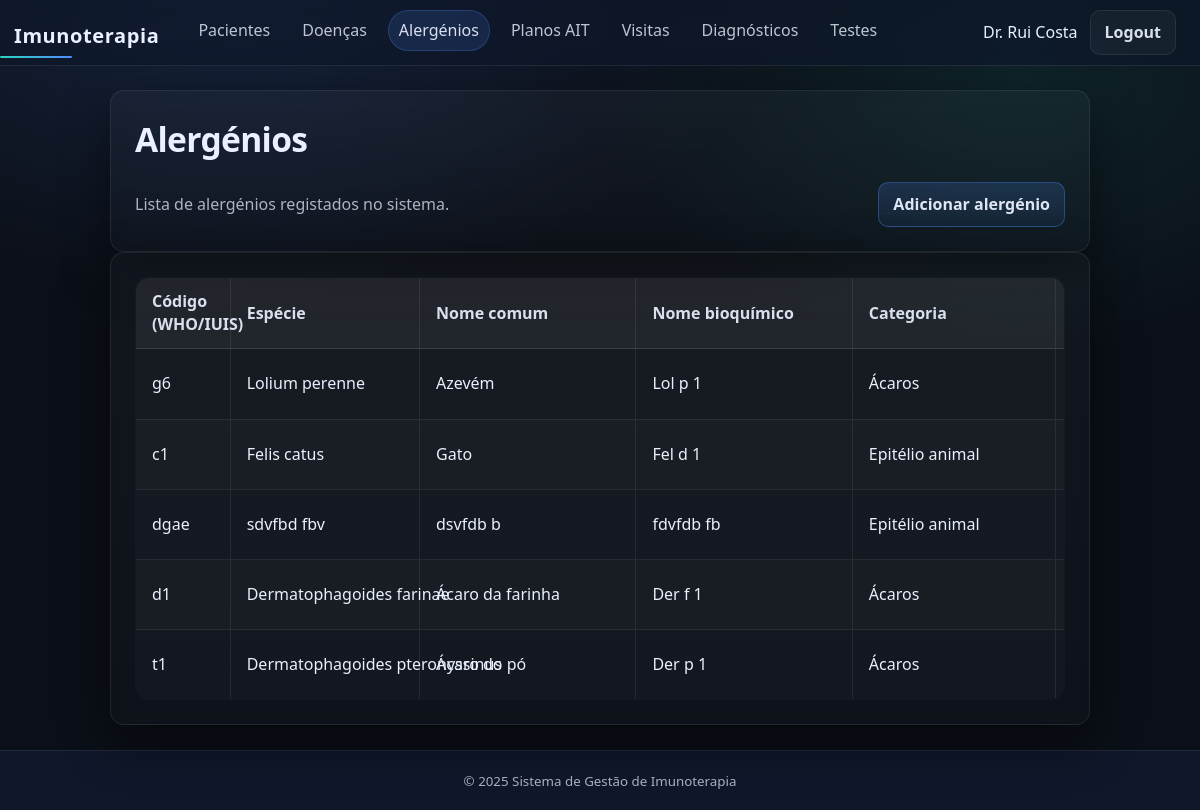
Screenshot of /php/public/allergens.php (signed in) with the database file from the repository.
### tables this page shows
CREATE TABLE "Alergénios" (
  "código_who_iuis" TEXT PRIMARY KEY,       -- ex: t1, g6
  "espécie"         TEXT NOT NULL,
  "nome_comum"      TEXT NOT NULL,
  "nome_bioquímico" TEXT,
  "categoria"       TEXT NOT NULL            -- ex: mite/pollen/food
);

### php/public/allergens.php (the view, shortened to what this page needs)
<?php
require_once __DIR__ . '/../../includes/config.php';
$CATEGORY_LABELS = [
  'pollen' => 'Pólen',
  'mite'   => 'Ácaros',
  'dander' => 'Epitélio animal',
];
$allergens = $pdo->query('
  SELECT
    "código_who_iuis",
    "espécie",
    "nome_comum",
    "nome_bioquímico",
    "categoria"
  FROM "Alergénios"
  ORDER BY "nome_comum" ASC
')->fetchAll();
require_once __DIR__ . '/../../includes/header.php';
?>
<section class="card">
  <h1>Alergénios</h1>
  <div style="display:flex; gap:10px; align-items:center; justify-content:space-between; flex-wrap:wrap;">
    <p style="margin:0;">Lista de alergénios registados no sistema.</p>
    <a class="btn btn-primary" href="<?= $BASE_URL ?>/allergen_create.php">Adicionar alergénio</a>
  </div>
</section>
<section class="card">
  <table class="table table-compact">
    <thead>
      <tr>
        <th>Código (WHO/IUIS)</th>
        <th>Espécie</th>
        <th>Nome comum</th>
        <th>Nome bioquímico</th>
        <th>Categoria</th>
        <th>Ações</th>
      </tr>
    </thead>
    <tbody>
      <?php foreach ($allergens as $a): ?>
        <tr>
          <td><?= htmlspecialchars($a['código_who_iuis']) ?></td>
          <td><?= htmlspecialchars($a['espécie']) ?></td>
          <td><?= htmlspecialchars($a['nome_comum']) ?></td>
          <td><?= htmlspecialchars($a['nome_bioquímico'] ?? '—') ?></td>
              <? $cat = (string)($a['categoria'] ?? ''); ?>
          <td><?= htmlspecialchars($CATEGORY_LABELS[$cat] ?? $cat) ?></td>
           <td>
          </td>
        </tr>
      <?php endforeach; ?>
    </tbody>
  </table>
</section>
<?php require_once __DIR__ . '/../../includes/footer.php'; ?>

### php/public/css/base.css (style rules this page uses)
* { margin:0; padding:0; box-sizing:border-box; }
html, body { height:100%; font-family: var(--font); background: radial-gradient(900px 500px at 20% 0%, rgba(79,140,255,.16), transparent 60%), radial-gradient(800px 500px at 85% 10%, rgba(45,212,191,.10), transparent 55%), var(--bg); color: var(--text); line-height: 1.45; }
a { color: var(--primary); text-decoration:none; }
h1 { font-size:2.1rem; letter-spacing:-.02em; margin: 0 0 var(--s-2) 0; }
p { color: var(--muted); line-height: 1.6; margin: 0 0 var(--s-2) 0; }
.card { background: linear-gradient(180deg, rgba(255,255,255,.03), rgba(255,255,255,.015)); border:1px solid var(--border); border-radius: var(--r-2); padding: var(--s-5); box-shadow: var(--shadow); backdrop-filter: blur(6px); }
body { min-height: 100vh; display: flex; flex-direction: column; }

### php/public/css/components.css (style rules this page uses)
.btn { appearance: none; border: 1px solid var(--border); background: rgba(255,255,255,.04); color: rgba(234,240,255,.92); padding: 10px 14px; border-radius: 10px; font-weight: 600; cursor: pointer; transition: background .2s ease, border-color .2s ease, transform .1s ease; }
.btn-primary { background: linear-gradient( 180deg, rgba(79,140,255,.18), rgba(79,140,255,.08) ); border-color: rgba(79,140,255,.35); color: rgba(234,240,255,.95); }
.card table, .table { width: 100%; border-collapse: collapse; table-layout: auto; background: rgba(255,255,255,.02); border: 1px solid var(--border); border-radius: var(--r-2); overflow: hidden; }
.card table th, .card table td, .table th, .table td { padding: 14px 18px; border-bottom: 1px solid var(--border); vertical-align: middle; }
.card table th, .table th { text-align: left; font-weight: 800; color: rgba(234,240,255,.92); background: rgba(255,255,255,.03); }
.card table th + th, .card table td + td, .table th + th, .table td + td { border-left: 1px solid var(--border); }
.card table td, .table td { white-space: normal; overflow-wrap: normal; word-break: normal; }
.card > * + * { margin-top: 18px; }
.card h1, .card h2 { margin-bottom: 6px; }
.card table td:nth-child(2), .card table td:nth-child(4), .table td:nth-child(2), .table td:nth-child(4) { white-space: nowrap; }
.card table td:nth-child(5), .table td:nth-child(5) { overflow-wrap: break-word; word-break: normal; }
.card table th:last-child, .card table td:last-child, .table th:last-child, .table td:last-child { text-align: center; vertical-align: middle; width: 1%; white-space: nowrap; }
.card table tbody tr:nth-child(even) td, .table tbody tr:nth-child(even) td { background: rgba(255,255,255,.015); }
.card table thead th, .table thead th { background: rgba(255,255,255,.05); border-bottom: 1px solid rgba(255,255,255,.12); }
.card table th, .card table td, .table th, .table td { padding: 12px 16px; }
.card table td:nth-child(5), .table td:nth-child(5) { max-width: 220px; }
.table, .card table { table-layout: fixed; }
.table td:nth-child(1), .table th:nth-child(1) { width: 70px; }
.table td:nth-child(2), .table th:nth-child(2) { width: 140px; }
.table td:nth-child(3), .table th:nth-child(3) { width: 160px; }
.table td:nth-child(4), .table th:nth-child(4) { width: 160px; }
.table td:nth-child(5), .table th:nth-child(5) { width: 150px; }

### php/public/css/forms.css (style rules this page uses)
main.container > .card { max-width: 980px; margin-left: auto; margin-right: auto; }

### php/public/css/theme.css (style rules this page uses)
:root { --bg: #0b0f17; --surface: #111827; --surface-2: #0f172a; --border: rgba(255,255,255,.08); --primary: #4f8cff; --primary-2: #2f6fff; --accent: #2dd4bf; --accent-2: #22c55e; --danger: #fb7185; --text: #eaf0ff; --muted: rgba(234,240,255,.72); --font: system-ui, -apple-system, Segoe UI, Roboto, Arial, sans-serif; --s-1: 6px; --s-2: 10px; --s-3: 14px; --s-4: 18px; --s-5: 24px; --r-1: 10px; --r-2: 14px; --shadow: 0 18px 50px rgba(0,0,0,.45); }

### rows the page displays
alergénios: código_who_iuis "g6", espécie "Lolium perenne", nome_comum "Azevém", nome_bioquímico "Lol p 1", categoria "Ácaros"
alergénios: código_who_iuis "c1", espécie "Felis catus", nome_comum "Gato", nome_bioquímico "Fel d 1", categoria "Epitélio animal"
alergénios: código_who_iuis "dgae", espécie "sdvfbd fbv", nome_comum "dsvfdb b", nome_bioquímico "fdvfdb fb", categoria "Epitélio animal"
alergénios: código_who_iuis "d1", espécie "Dermatophagoides farinae", nome_comum "Ácaro da farinha", nome_bioquímico "Der f 1", categoria "Ácaros"
alergénios: código_who_iuis "t1", espécie "Dermatophagoides pteronyssinus", nome_comum "Ácaro do pó", nome_bioquímico "Der p 1", categoria "Ácaros"

### other values shown
$_SESSION['user']['full_name'] "Dr. Rui Costa"
